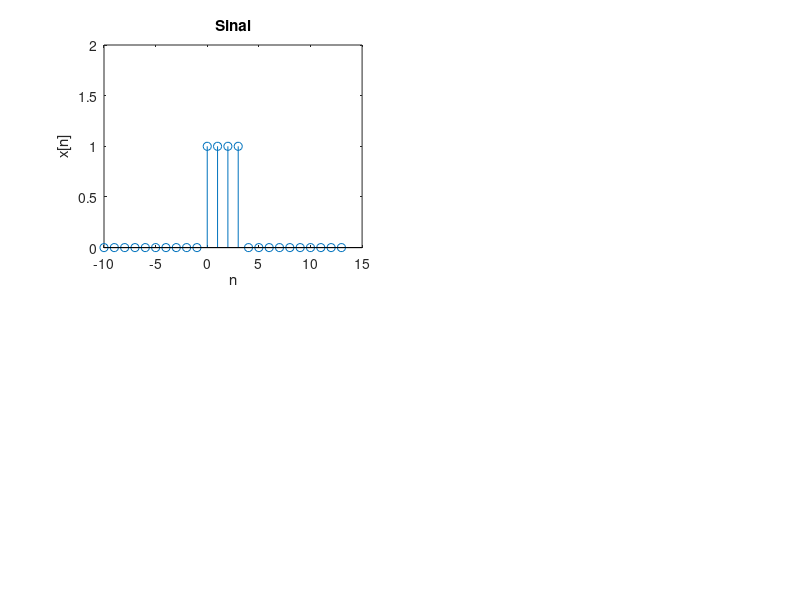

The MATLAB source for this figure: (Note: this script raises an error after producing the figure.)
T=4; % Tamanho do pulso retangular
t=-10:1:13; % Instante de tempo considerado
x=rectpuls(t-T/2,T); % Geração do pulso

subplot(2,2,1);
stem(t, x);
ylim([0 2])
title('Sinal');
xlabel('n');
ylabel('x[n]')
% Cálculo da DFT
N=20000; % N >> n p/ aproximar da DFT da DTFT
X_dft= dft(x, N);


subplot(2,2,3);
omega = linspace(-2*pi, 2*pi, 2*N);
X_dtft = [conj(X_dft) X_dft];
plot(omega,abs(X_dtft));
title('DTFT de -2\pi até 2\pi');
xlabel('\Omega (rad)');
ylabel('|X(e^{j\Omega})|');

subplot(2,2,4);
arg_dtft = angle(X_dtft);
plot(omega, arg_dtft);
%title('Fase do sinal de -2\pi até 2\pi');
xlabel('\Omega (rad)');
ylabel('arg(X(e^{j\Omega})');

input('Pressione uma tecla para visualizar os próximos...');

subplot(2,2,1);
omega = linspace(0, 2*pi, N);
plot(omega,abs(X_dft));
title('DTFT de 0 até 2\pi');
xlim([0 2*pi])
xlabel('\Omega (rad)');
ylabel('|X(e^{j\Omega})|');

subplot(2,2,2);
arg_dtft = angle(X_dft);
plot(omega, arg_dtft);
xlim([0 2*pi])
%title('Fase do sinal de -2\pi até 2\pi');
xlabel('\Omega (rad)');
ylabel('arg(X(e^{j\Omega})');

% DFT 4 pontos
subplot(2,2,3)
N = 4;
X_dft= dft(x, N);
stem(abs(X_dft));
title('DFT de 4 Pontos');
xlabel('K');
ylabel('|X[k]|');

subplot(2,2,4)
stem(angle(X_dft));
xlabel('K');
ylabel('arg(X[k])');

input('Pressione uma tecla para visualizar os próximos...');

%DFT 8
subplot(2,2,3)
N = 8;
X_dft= dft(x, N);
stem(abs(X_dft));
title('DFT de 8 Pontos');
xlabel('K');
ylabel('|X[k]|');

subplot(2,2,4)
stem(angle(X_dft));
xlabel('K');
ylabel('arg(X[k])');

input('Pressione uma tecla para visualizar os próximos...');

%DFT 16
subplot(2,2,3)
N = 16;
X_dft= dft(x, N);
stem(abs(X_dft));
title('DFT de 16 Pontos');
xlabel('K');
ylabel('|X[k]|');

subplot(2,2,4)
stem(angle(X_dft));
xlabel('K');
ylabel('arg(X[k])');

input('Pressione uma tecla para visualizar os próximos...');

%DFT 128
subplot(2,2,3)
N = 300;
X_dft= dft(x, N);
stem(abs(X_dft));
title('DFT de 128 Pontos');
xlabel('K');
ylabel('|X[k]|');

subplot(2,2,4)
stem(angle(X_dft));
xlabel('K');
ylabel('arg(X[k])');
